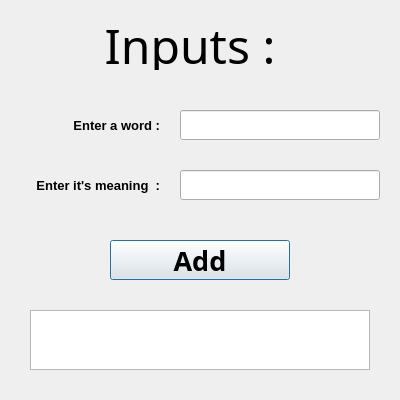
<?xml version="1.0" encoding="UTF-8"?>
<ui version="4.0">
 <class>Dialog</class>
 <widget class="QDialog" name="Dialog">
  <property name="geometry">
   <rect>
    <x>0</x>
    <y>0</y>
    <width>400</width>
    <height>400</height>
   </rect>
  </property>
  <property name="windowTitle">
   <string>Dialog</string>
  </property>
  <widget class="QLabel" name="label">
   <property name="geometry">
    <rect>
     <x>30</x>
     <y>20</y>
     <width>320</width>
     <height>50</height>
    </rect>
   </property>
   <property name="font">
    <font>
     <family>Baskerville Old Face</family>
     <pointsize>36</pointsize>
    </font>
   </property>
   <property name="text">
    <string>Inputs :</string>
   </property>
   <property name="alignment">
    <set>Qt::AlignCenter</set>
   </property>
  </widget>
  <widget class="QLabel" name="label_2">
   <property name="geometry">
    <rect>
     <x>20</x>
     <y>110</y>
     <width>140</width>
     <height>30</height>
    </rect>
   </property>
   <property name="font">
    <font>
     <pointsize>10</pointsize>
     <weight>75</weight>
     <bold>true</bold>
    </font>
   </property>
   <property name="text">
    <string>Enter a word :</string>
   </property>
   <property name="alignment">
    <set>Qt::AlignRight|Qt::AlignTrailing|Qt::AlignVCenter</set>
   </property>
  </widget>
  <widget class="QLabel" name="label_3">
   <property name="geometry">
    <rect>
     <x>20</x>
     <y>170</y>
     <width>140</width>
     <height>30</height>
    </rect>
   </property>
   <property name="font">
    <font>
     <pointsize>10</pointsize>
     <weight>75</weight>
     <bold>true</bold>
    </font>
   </property>
   <property name="text">
    <string>Enter it's meaning  :</string>
   </property>
   <property name="alignment">
    <set>Qt::AlignRight|Qt::AlignTrailing|Qt::AlignVCenter</set>
   </property>
  </widget>
  <widget class="QLineEdit" name="lineEdit">
   <property name="geometry">
    <rect>
     <x>180</x>
     <y>110</y>
     <width>200</width>
     <height>30</height>
    </rect>
   </property>
   <property name="font">
    <font>
     <pointsize>16</pointsize>
    </font>
   </property>
  </widget>
  <widget class="QLineEdit" name="lineEdit_2">
   <property name="geometry">
    <rect>
     <x>180</x>
     <y>170</y>
     <width>200</width>
     <height>30</height>
    </rect>
   </property>
   <property name="font">
    <font>
     <pointsize>16</pointsize>
    </font>
   </property>
  </widget>
  <widget class="QPushButton" name="pushButton">
   <property name="geometry">
    <rect>
     <x>110</x>
     <y>240</y>
     <width>180</width>
     <height>40</height>
    </rect>
   </property>
   <property name="font">
    <font>
     <family>Lucida Sans</family>
     <pointsize>20</pointsize>
     <weight>75</weight>
     <bold>true</bold>
    </font>
   </property>
   <property name="text">
    <string>Add</string>
   </property>
  </widget>
  <widget class="QTextBrowser" name="textBrowser">
   <property name="geometry">
    <rect>
     <x>30</x>
     <y>310</y>
     <width>340</width>
     <height>60</height>
    </rect>
   </property>
  </widget>
 </widget>
 <resources/>
 <connections/>
</ui>
